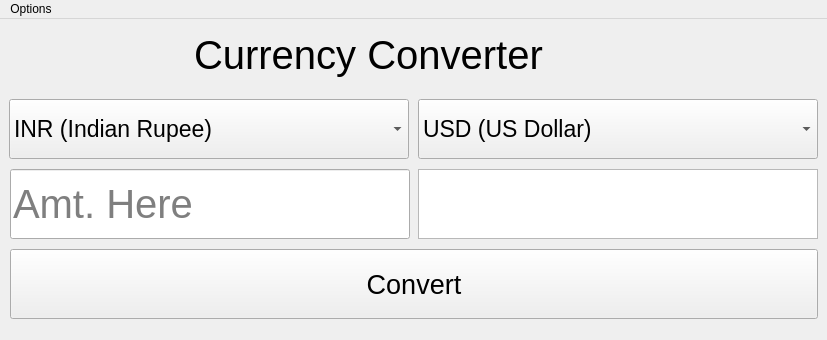
<?xml version="1.0" encoding="UTF-8"?>
<ui version="4.0">
 <class>MainWindow</class>
 <widget class="QMainWindow" name="MainWindow">
  <property name="geometry">
   <rect>
    <x>0</x>
    <y>0</y>
    <width>827</width>
    <height>340</height>
   </rect>
  </property>
  <property name="windowTitle">
   <string>Currency Convert</string>
  </property>
  <widget class="QWidget" name="centralwidget">
   <widget class="QLineEdit" name="Amtbox">
    <property name="geometry">
     <rect>
      <x>10</x>
      <y>150</y>
      <width>400</width>
      <height>70</height>
     </rect>
    </property>
    <property name="font">
     <font>
      <pointsize>30</pointsize>
     </font>
    </property>
    <property name="placeholderText">
     <string>Amt. Here</string>
    </property>
   </widget>
   <widget class="QLabel" name="label">
    <property name="geometry">
     <rect>
      <x>194</x>
      <y>0</y>
      <width>440</width>
      <height>71</height>
     </rect>
    </property>
    <property name="font">
     <font>
      <pointsize>30</pointsize>
     </font>
    </property>
    <property name="text">
     <string>Currency Converter</string>
    </property>
   </widget>
   <widget class="QPushButton" name="ConvertButton">
    <property name="geometry">
     <rect>
      <x>10</x>
      <y>230</y>
      <width>808</width>
      <height>70</height>
     </rect>
    </property>
    <property name="font">
     <font>
      <family>MS Sans Serif</family>
      <pointsize>20</pointsize>
     </font>
    </property>
    <property name="cursor">
     <cursorShape>PointingHandCursor</cursorShape>
    </property>
    <property name="layoutDirection">
     <enum>Qt::RightToLeft</enum>
    </property>
    <property name="text">
     <string>Convert</string>
    </property>
   </widget>
   <widget class="QTextBrowser" name="Outbox">
    <property name="geometry">
     <rect>
      <x>418</x>
      <y>150</y>
      <width>400</width>
      <height>70</height>
     </rect>
    </property>
    <property name="font">
     <font>
      <pointsize>29</pointsize>
     </font>
    </property>
   </widget>
   <widget class="QComboBox" name="From">
    <property name="geometry">
     <rect>
      <x>9</x>
      <y>80</y>
      <width>400</width>
      <height>60</height>
     </rect>
    </property>
    <property name="font">
     <font>
      <pointsize>17</pointsize>
     </font>
    </property>
    <property name="cursor">
     <cursorShape>CrossCursor</cursorShape>
    </property>
    <property name="layoutDirection">
     <enum>Qt::LeftToRight</enum>
    </property>
    <property name="placeholderText">
     <string/>
    </property>
    <item>
     <property name="text">
      <string>INR (Indian Rupee)</string>
     </property>
    </item>
    <item>
     <property name="text">
      <string>AED (United Arab Emirates Dirham)</string>
     </property>
    </item>
    <item>
     <property name="text">
      <string>ARS (Argentine Peso)</string>
     </property>
    </item>
    <item>
     <property name="text">
      <string>AUD (Australian Dollar)</string>
     </property>
    </item>
    <item>
     <property name="text">
      <string>EUR (Euro)</string>
     </property>
    </item>
    <item>
     <property name="text">
      <string>BGN (Bulgarian Lev)</string>
     </property>
    </item>
    <item>
     <property name="text">
      <string>BMD (Bermudian Dollar)</string>
     </property>
    </item>
    <item>
     <property name="text">
      <string>BRL (Brazilian Real)</string>
     </property>
    </item>
    <item>
     <property name="text">
      <string>CAD (Canadian Dollar)</string>
     </property>
    </item>
    <item>
     <property name="text">
      <string>CHF (Swiss Franc)</string>
     </property>
    </item>
    <item>
     <property name="text">
      <string>CLP (Chilean Peso)</string>
     </property>
    </item>
    <item>
     <property name="text">
      <string>CNY (Chinese Renminbi)</string>
     </property>
    </item>
    <item>
     <property name="text">
      <string>COP (Colombian Peso)</string>
     </property>
    </item>
    <item>
     <property name="text">
      <string>CZK (Czech Koruna)</string>
     </property>
    </item>
    <item>
     <property name="text">
      <string>DKK (Danish Krona)</string>
     </property>
    </item>
    <item>
     <property name="text">
      <string>EGP (Egyptian Pound)</string>
     </property>
    </item>
    <item>
     <property name="text">
      <string>GBP (British Pound)</string>
     </property>
    </item>
    <item>
     <property name="text">
      <string>HKD (Hong Kong Dollar)</string>
     </property>
    </item>
    <item>
     <property name="text">
      <string>HRK (Croatian kuna)</string>
     </property>
    </item>
    <item>
     <property name="text">
      <string>HUF (Hungarian Forint)</string>
     </property>
    </item>
    <item>
     <property name="text">
      <string>IDR (Indonesian Rupiah)</string>
     </property>
    </item>
    <item>
     <property name="text">
      <string>ILS (Israeli Shekel)</string>
     </property>
    </item>
    <item>
     <property name="text">
      <string>JMD (Jamaican Dollar)</string>
     </property>
    </item>
    <item>
     <property name="text">
      <string>JPY (Japanese Yen)</string>
     </property>
    </item>
    <item>
     <property name="text">
      <string>KZT (Tenge)</string>
     </property>
    </item>
    <item>
     <property name="text">
      <string>KRW (South Korean won)</string>
     </property>
    </item>
    <item>
     <property name="text">
      <string>MXN (Mexican Peso)</string>
     </property>
    </item>
    <item>
     <property name="text">
      <string>MYR (Malaysian Ringgit)</string>
     </property>
    </item>
    <item>
     <property name="text">
      <string>NGN (Nigerian Naira)</string>
     </property>
    </item>
    <item>
     <property name="text">
      <string>NOK (Norwegian Krona)</string>
     </property>
    </item>
    <item>
     <property name="text">
      <string>NZD (New-Zealand Dollar)</string>
     </property>
    </item>
    <item>
     <property name="text">
      <string>PEN (Peruvian New Sol)</string>
     </property>
    </item>
    <item>
     <property name="text">
      <string>PHP (Philippines Peso)</string>
     </property>
    </item>
    <item>
     <property name="text">
      <string>PLN (Polish Zloty)</string>
     </property>
    </item>
    <item>
     <property name="text">
      <string>QAR (Qatari Riyal)</string>
     </property>
    </item>
    <item>
     <property name="text">
      <string>RON (Romanian Leu)</string>
     </property>
    </item>
    <item>
     <property name="text">
      <string>RUB (Russian Ruble)</string>
     </property>
    </item>
    <item>
     <property name="text">
      <string>SAR (Saudi Riyal)</string>
     </property>
    </item>
    <item>
     <property name="text">
      <string>SGD (Singapore Dollar)</string>
     </property>
    </item>
    <item>
     <property name="text">
      <string>SEK (Swedish Krona)</string>
     </property>
    </item>
    <item>
     <property name="text">
      <string>THB (Thai Baht)</string>
     </property>
    </item>
    <item>
     <property name="text">
      <string>TTD (Trinidad and Tobago Dollar)</string>
     </property>
    </item>
    <item>
     <property name="text">
      <string>TRY (Turkish Lira)</string>
     </property>
    </item>
    <item>
     <property name="text">
      <string>TWD (Taiwan Dollar)</string>
     </property>
    </item>
    <item>
     <property name="text">
      <string>UAH (Ukrainian Hryvnia)</string>
     </property>
    </item>
    <item>
     <property name="text">
      <string>USD (US Dollar)</string>
     </property>
    </item>
    <item>
     <property name="text">
      <string>VND (Vietnamese Dong)</string>
     </property>
    </item>
    <item>
     <property name="text">
      <string>ZAR (South African Rand)</string>
     </property>
    </item>
   </widget>
   <widget class="QComboBox" name="To">
    <property name="geometry">
     <rect>
      <x>418</x>
      <y>80</y>
      <width>400</width>
      <height>60</height>
     </rect>
    </property>
    <property name="font">
     <font>
      <pointsize>17</pointsize>
     </font>
    </property>
    <property name="cursor">
     <cursorShape>CrossCursor</cursorShape>
    </property>
    <property name="layoutDirection">
     <enum>Qt::LeftToRight</enum>
    </property>
    <property name="placeholderText">
     <string/>
    </property>
    <item>
     <property name="text">
      <string>USD (US Dollar)</string>
     </property>
    </item>
    <item>
     <property name="text">
      <string>AED (United Arab Emirates Dirham)</string>
     </property>
    </item>
    <item>
     <property name="text">
      <string>ARS (Argentine Peso)</string>
     </property>
    </item>
    <item>
     <property name="text">
      <string>AUD (Australian Dollar)</string>
     </property>
    </item>
    <item>
     <property name="text">
      <string>EUR (Euro)</string>
     </property>
    </item>
    <item>
     <property name="text">
      <string>BGN (Bulgarian Lev)</string>
     </property>
    </item>
    <item>
     <property name="text">
      <string>BMD (Bermudian Dollar)</string>
     </property>
    </item>
    <item>
     <property name="text">
      <string>BRL (Brazilian Real)</string>
     </property>
    </item>
    <item>
     <property name="text">
      <string>CAD (Canadian Dollar)</string>
     </property>
    </item>
    <item>
     <property name="text">
      <string>CHF (Swiss Franc)</string>
     </property>
    </item>
    <item>
     <property name="text">
      <string>CLP (Chilean Peso)</string>
     </property>
    </item>
    <item>
     <property name="text">
      <string>CNY (Chinese Renminbi)</string>
     </property>
    </item>
    <item>
     <property name="text">
      <string>COP (Colombian Peso)</string>
     </property>
    </item>
    <item>
     <property name="text">
      <string>CZK (Czech Koruna)</string>
     </property>
    </item>
    <item>
     <property name="text">
      <string>DKK (Danish Krona)</string>
     </property>
    </item>
    <item>
     <property name="text">
      <string>EGP (Egyptian Pound)</string>
     </property>
    </item>
    <item>
     <property name="text">
      <string>GBP (British Pound)</string>
     </property>
    </item>
    <item>
     <property name="text">
      <string>HKD (Hong Kong Dollar)</string>
     </property>
    </item>
    <item>
     <property name="text">
      <string>HRK (Croatian kuna)</string>
     </property>
    </item>
    <item>
     <property name="text">
      <string>HUF (Hungarian Forint)</string>
     </property>
    </item>
    <item>
     <property name="text">
      <string>IDR (Indonesian Rupiah)</string>
     </property>
    </item>
    <item>
     <property name="text">
      <string>INR (Indian Rupee)</string>
     </property>
    </item>
    <item>
     <property name="text">
      <string>ILS (Israeli Shekel)</string>
     </property>
    </item>
    <item>
     <property name="text">
      <string>JMD (Jamaican Dollar)</string>
     </property>
    </item>
    <item>
     <property name="text">
      <string>JPY (Japanese Yen)</string>
     </property>
    </item>
    <item>
     <property name="text">
      <string>KZT (Tenge)</string>
     </property>
    </item>
    <item>
     <property name="text">
      <string>KRW (South Korean won)</string>
     </property>
    </item>
    <item>
     <property name="text">
      <string>MXN (Mexican Peso)</string>
     </property>
    </item>
    <item>
     <property name="text">
      <string>MYR (Malaysian Ringgit)</string>
     </property>
    </item>
    <item>
     <property name="text">
      <string>NGN (Nigerian Naira)</string>
     </property>
    </item>
    <item>
     <property name="text">
      <string>NOK (Norwegian Krona)</string>
     </property>
    </item>
    <item>
     <property name="text">
      <string>NZD (New-Zealand Dollar)</string>
     </property>
    </item>
    <item>
     <property name="text">
      <string>PEN (Peruvian New Sol)</string>
     </property>
    </item>
    <item>
     <property name="text">
      <string>PHP (Philippines Peso)</string>
     </property>
    </item>
    <item>
     <property name="text">
      <string>PLN (Polish Zloty)</string>
     </property>
    </item>
    <item>
     <property name="text">
      <string>QAR (Qatari Riyal)</string>
     </property>
    </item>
    <item>
     <property name="text">
      <string>RON (Romanian Leu)</string>
     </property>
    </item>
    <item>
     <property name="text">
      <string>RUB (Russian Ruble)</string>
     </property>
    </item>
    <item>
     <property name="text">
      <string>SAR (Saudi Riyal)</string>
     </property>
    </item>
    <item>
     <property name="text">
      <string>SGD (Singapore Dollar)</string>
     </property>
    </item>
    <item>
     <property name="text">
      <string>SEK (Swedish Krona)</string>
     </property>
    </item>
    <item>
     <property name="text">
      <string>THB (Thai Baht)</string>
     </property>
    </item>
    <item>
     <property name="text">
      <string>TTD (Trinidad and Tobago Dollar)</string>
     </property>
    </item>
    <item>
     <property name="text">
      <string>TRY (Turkish Lira)</string>
     </property>
    </item>
    <item>
     <property name="text">
      <string>TWD (Taiwan Dollar)</string>
     </property>
    </item>
    <item>
     <property name="text">
      <string>UAH (Ukrainian Hryvnia)</string>
     </property>
    </item>
    <item>
     <property name="text">
      <string>VND (Vietnamese Dong)</string>
     </property>
    </item>
    <item>
     <property name="text">
      <string>ZAR (South African Rand)</string>
     </property>
    </item>
   </widget>
  </widget>
  <widget class="QMenuBar" name="menuBar">
   <property name="geometry">
    <rect>
     <x>0</x>
     <y>0</y>
     <width>827</width>
     <height>26</height>
    </rect>
   </property>
   <widget class="QMenu" name="menuOptions">
    <property name="title">
     <string>Options</string>
    </property>
    <addaction name="actionRefresh"/>
    <addaction name="separator"/>
    <addaction name="actionExit"/>
   </widget>
   <addaction name="menuOptions"/>
  </widget>
  <action name="actionExit">
   <property name="text">
    <string>Exit</string>
   </property>
  </action>
  <action name="actionRefresh">
   <property name="text">
    <string>Refresh</string>
   </property>
  </action>
 </widget>
 <resources/>
 <connections/>
</ui>
